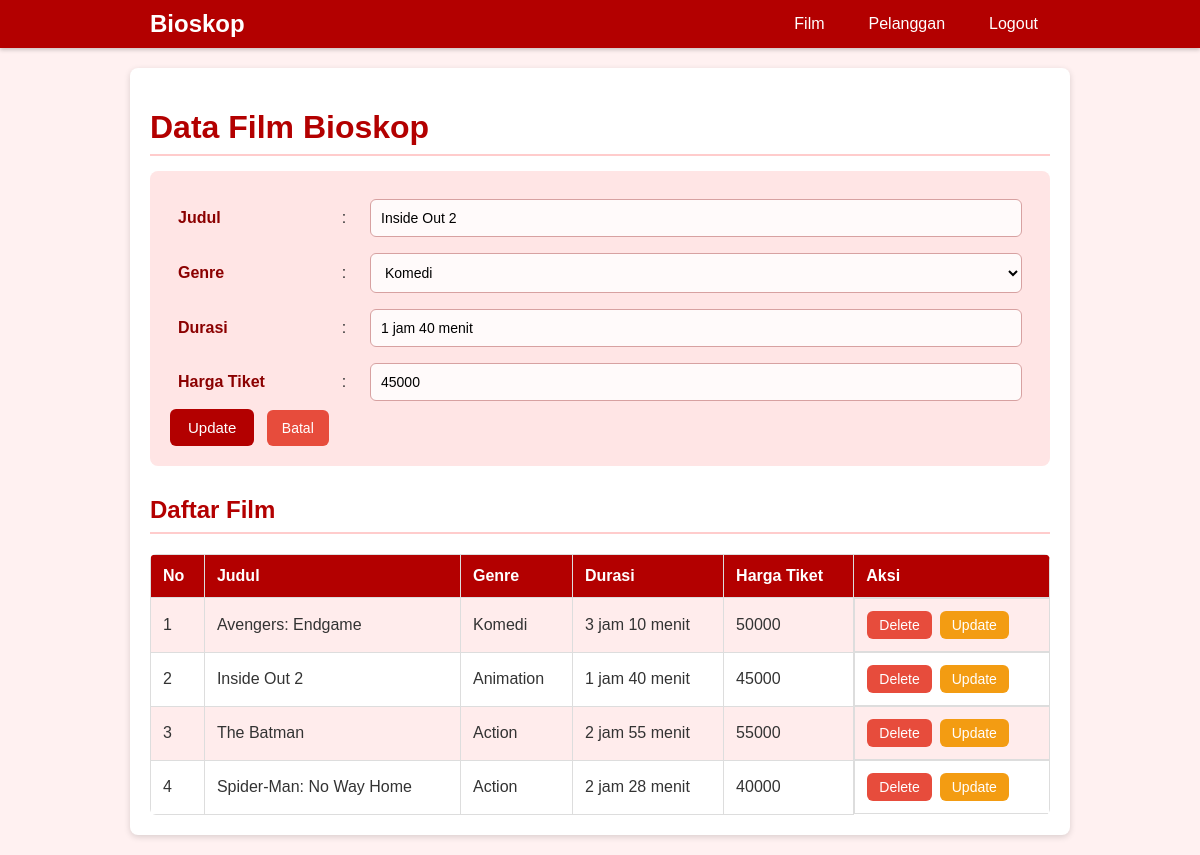
/index.php?edit=2 (signed in), run on the app's committed database.
### tables this page shows
CREATE TABLE `film` (
  `id_film` int(11) NOT NULL,
  `judul` varchar(100) NOT NULL,
  `genre` varchar(50) NOT NULL,
  `durasi` varchar(50) NOT NULL,
  `harga_tiket` int(11) NOT NULL
);

### action.php (called while the page is built, shortened)
<?php
class Film {
    private $conn;
    public function __construct($db) {
        $this->conn = $db;
    }
    public function getAll() {
        $result = $this->conn->query("SELECT * FROM film");
        $data = [];
        while ($row = $result->fetch_assoc()) {
            $data[] = $row;
        }
        return $data;
    }
    public function getById($id) {
        $stmt = $this->conn->prepare("SELECT * FROM film WHERE id_film = ?");
        $stmt->bind_param("i", $id);
        $stmt->execute();
        $result = $stmt->get_result();
        $data = $result->fetch_assoc();
        return $data;
    }
}
?>

### index.php (the view, shortened to what this page needs)
<?php
require_once 'action.php';
$db = new Database();
$conn = $db->getConnection();
$FILM = new Film($conn);
$editData = null;
if (isset($_GET['edit'])) {
    $editData = $FILM->getById($_GET['edit']);
}
$dataFilm = $FILM->getAll();
?>
<!DOCTYPE html>
<html lang="id">
<head>
    <link rel="stylesheet" href="style.css">
</head>
<body>
    <?php include 'navbar.php'; ?>
    <div class="container">
        <h1>Data Film Bioskop</h1>
        <?php if ($editData): ?>
        <form action="action.php" method="post">
            <table>
                <tr>
                    <td>Judul</td>
                    <td>:</td>
                    <td><input type="text" name="judul" required value="<?= htmlspecialchars($editData['judul']) ?>">
                    </td>
                </tr>
                <tr>
                    <td>Genre</td>
                    <td>:</td>
                    <td>
                        <select name="genre" required>
                            <option value="Komedi" <?= $editData['genre']=='Komedi'?'selected':'' ?>>Komedi</option>
                        </select>
                    </td>
                </tr>
                <tr>
                    <td>Durasi</td>
                    <td>:</td>
                    <td><input type="text" name="durasi" required value="<?= htmlspecialchars($editData['durasi']) ?>">
                    </td>
                </tr>
                <tr>
                    <td>Harga Tiket</td>
                    <td>:</td>
                    <td>
                        <input type="text" name="harga_tiket" value="<?= htmlspecialchars($editData['harga_tiket']) ?>">
                    </td>
                </tr>
            </table>
            <input type="submit" value="Update" name="edit">
            <a href="index.php" class="batal">Batal</a>
        </form>
        <?php endif; ?>
        <h2>Daftar Film</h2>
        <table class="data-table">
            <tr>
                <th>No</th>
                <th>Judul</th>
                <th>Genre</th>
                <th>Durasi</th>
                <th>Harga Tiket</th>
                <th>Aksi</th>
            </tr>
            <?php if (!empty($dataFilm)): ?>
            <?php $no = 1; foreach ($dataFilm as $row): ?>
            <tr>
                <td><?= $no++ ?></td>
                <td><?= htmlspecialchars($row['judul']) ?></td>
                <td><?= htmlspecialchars($row['genre']) ?></td>
                <td><?= htmlspecialchars($row['durasi']) ?></td>
                <td><?= htmlspecialchars($row['harga_tiket']) ?></td>
                <td class="aksi">
                    <a href="action.php?delete=<?= $row['id_film'] ?>" class="delete"
                        onclick="return confirm('Yakin hapus data ini?')">Delete</a>
                    <a href="index.php?edit=<?= $row['id_film'] ?>" class="update">Update</a>
                </td>
            </tr>
            <?php endforeach; ?>
            <?php else: ?>
            <tr>
                <td colspan="6">Belum ada data film.</td>
            </tr>
            <?php endif; ?>
        </table>
    </div>
</body>
</html>

### style.css (style rules this page uses)
body { font-family: Arial, sans-serif; margin: 0; background-color: #fff1f1; color: #333; }
.container { max-width: 900px; margin: 20px auto; padding: 20px; background-color: #ffffff; border-radius: 8px; box-shadow: 0 2px 6px rgba(0, 0, 0, 0.15); }
h1, h2 { color: #b30000; border-bottom: 2px solid #ffcccc; padding-bottom: 8px; margin-bottom: 15px; }
form { margin-bottom: 30px; background-color: #ffe5e5; padding: 20px; border-radius: 8px; }
form table { width: 100%; border-collapse: collapse; }
form td { padding: 8px; }
form td:first-child { width: 140px; font-weight: bold; color: #8b0000; }
form td:nth-child(2) { width: 20px; text-align: center; }
input[type="text"], input[type="password"], input[type="email"], select, textarea, .form-control { width: 100%; padding: 10px; border: 1px solid #d7a1a1; border-radius: 6px; font-size: 14px; background-color: #fffafa; box-sizing: border-box; }
input[type="submit"], button[name="submit_pelanggan"], button[name="update_pelanggan"] { background-color: #b30000; color: white; padding: 10px 18px; border: none; border-radius: 6px; cursor: pointer; font-size: 15px; transition: background-color 0.3s, transform 0.2s; }
.batal { display: inline-block; margin-left: 8px; padding: 10px 15px; background-color: #e74c3c; color: white; text-decoration: none; border-radius: 6px; font-size: 14px; transition: background-color 0.3s, transform 0.2s; }
.data-table { width: 100%; border-collapse: collapse; margin-top: 20px; border-radius: 6px; overflow: hidden; }
.data-table th, .data-table td { border: 1px solid #ddd; padding: 12px; text-align: left; }
.data-table th { background-color: #b30000; color: white; }
.data-table tr:nth-child(even) { background-color: #ffecec; }
td.aksi { display: flex; gap: 8px; }
.aksi a { text-decoration: none; padding: 6px 12px; border-radius: 6px; color: white; font-size: 14px; transition: 0.2s; }
.aksi a.update, .btn-edit { background-color: #f39c12; }
.aksi a.delete, .btn-delete { background-color: #e74c3c; }

### data on the page
film: judul "Inside Out 2", durasi "1 jam 40 menit", harga_tiket "45000", genre "Animation"
film: judul "Avengers: Endgame", genre "Komedi", durasi "3 jam 10 menit", harga_tiket "50000"
film: judul "The Batman", genre "Action", durasi "2 jam 55 menit", harga_tiket "55000"
film: judul "Spider-Man: No Way Home", genre "Action", durasi "2 jam 28 menit", harga_tiket "40000"
